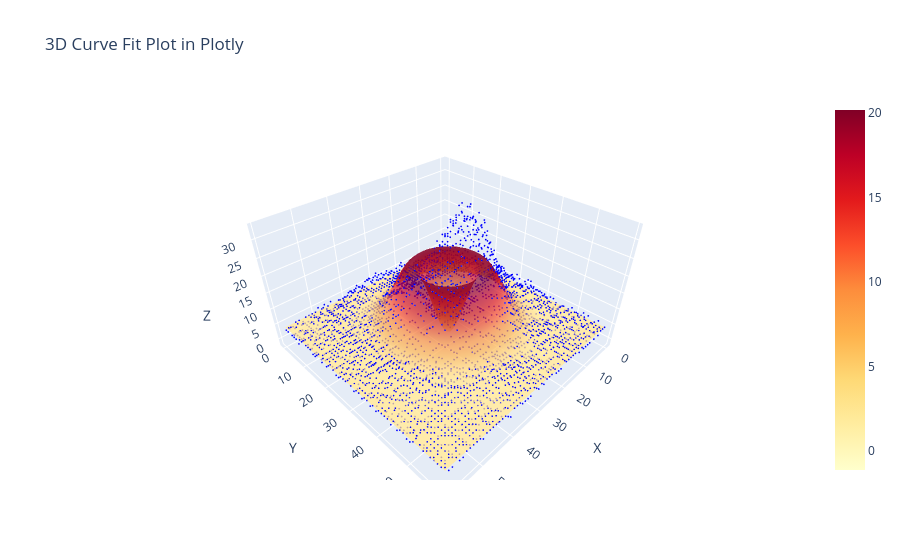

Write notebook code for a chart like this one.
### Code cell
spot_loc = bb_locations.T[2]
target = bb_g[spot_loc[1]-10:spot_loc[1]+50,spot_loc[0]-20:spot_loc[0]+40]
plot_fit(target,'bb')

### Figure 1 — Plotly figure (JSON) as saved in the notebook; plotly's stock layout.template omitted (floating-point values rounded to 4 significant figures; data arrays with more than 128 entries replaced by an {"elided": "..."} marker saying what was removed)
{"data": [{"marker": {"color": "blue", "size": 1}, "mode": "markers", "name": "Target bottle beam", "type": "scatter3d", "x": {"elided": "3600 int values"}, "y": {"elided": "3600 int values"}, "z": {"elided": "3600 int values"}}, {"colorscale": [[0, "rgb(255,255,204)"], [0.125, "rgb(255,237,160)"], [0.25, "rgb(254,217,118)"], [0.375, "rgb(254,178,76)"], [0.5, "rgb(253,141,60)"], [0.625, "rgb(252,78,42)"], [0.75, "rgb(227,26,28)"], [0.875, "rgb(189,0,38)"], [1, "rgb(128,0,38)"]], "name": "Predicted Surface", "opacity": 0.7, "type": "surface", "x": {"elided": "60x60 int values"}, "y": {"elided": "60x60 int values"}, "z": {"elided": "60x60 float values"}}], "layout": {"scene": {"xaxis": {"title": {"text": "X"}}, "yaxis": {"title": {"text": "Y"}}, "zaxis": {"title": {"text": "Z"}}}, "title": {"text": "3D Curve Fit Plot in Plotly"}}}
